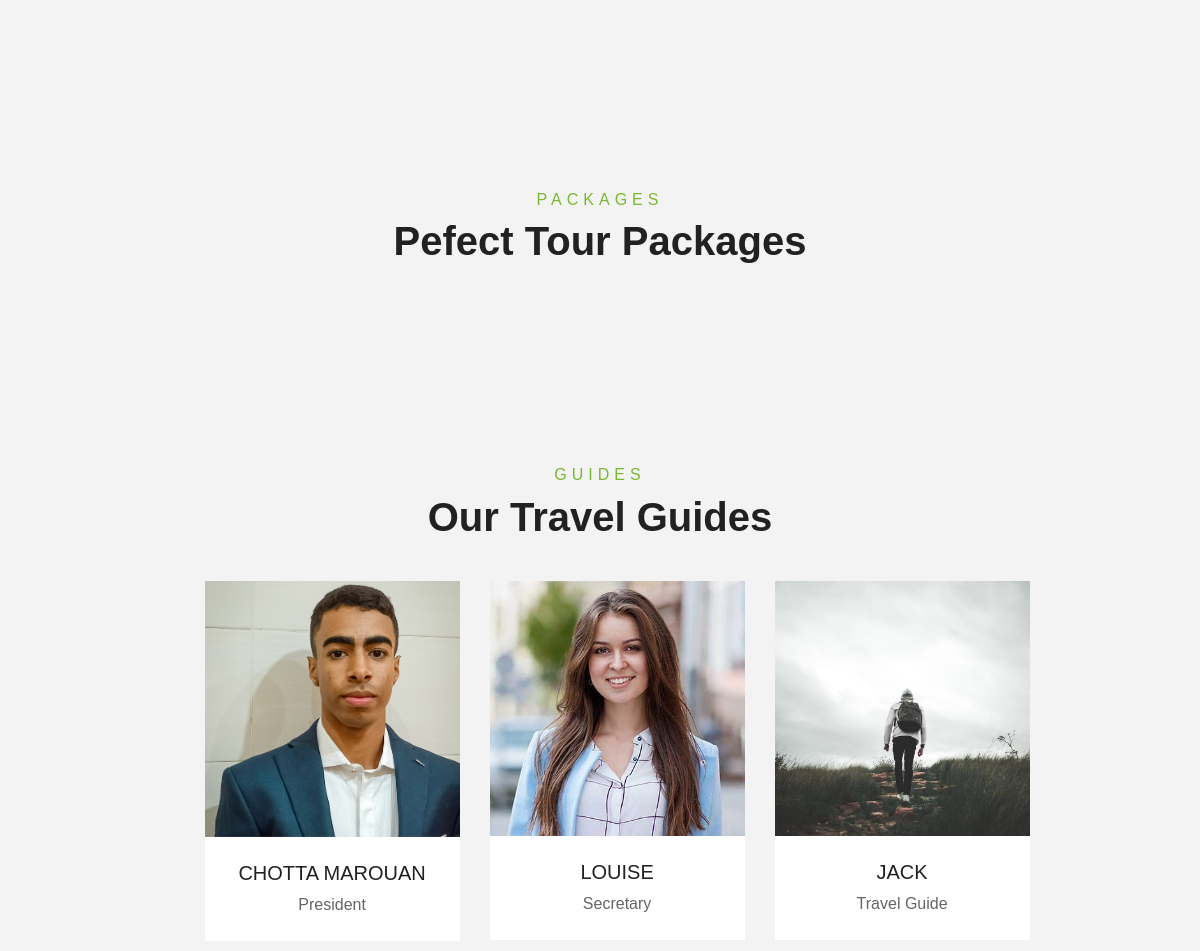
/index.html/ (middle part), run on an earlier commit of the app's database.
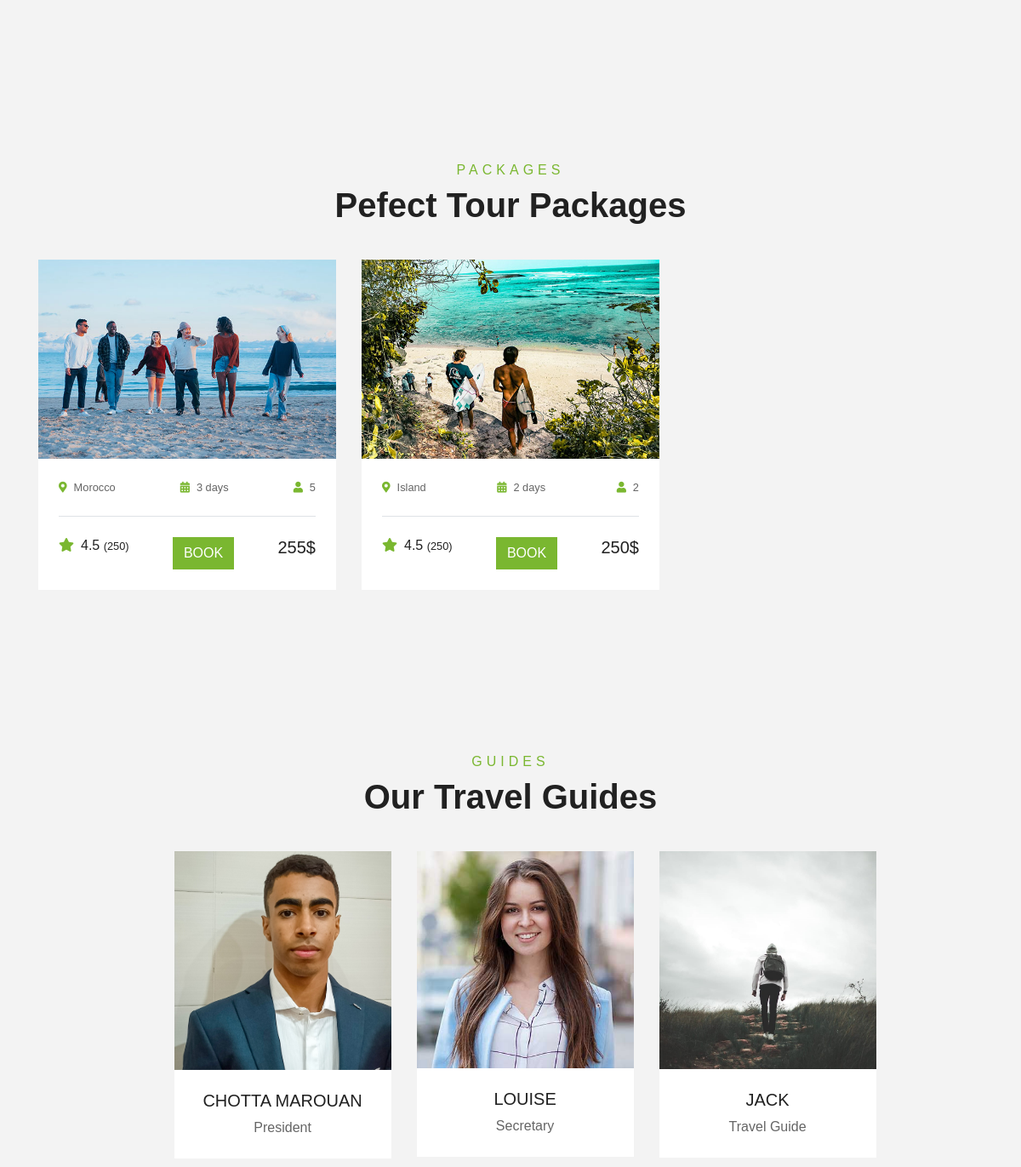
And on a later commit of the database.
### pages/models.py (models this page shows, shortened)
class Package(models.Model):
 country=models.CharField(max_length=50)
 discription=models.CharField(max_length=300,blank=True)
 image=models.CharField(max_length=300,blank=True)
 date = models.CharField(max_length=300,blank=True)
 price=models.IntegerField(default=0)
 personce=models.IntegerField(default=0)
 checked_out= models.CharField(max_length=10,blank=True, default='no')
 type=models.CharField(max_length=10,blank=True,default='PACKAGE')

### pages/views.py (the view)
# urls.py: path('index.html/', views.home, name='home'),
def home(request):
  package = Package.objects.all()
  return render(request,'index.html',{'package':package})

### pages/templates/index.html (shortened to what this page needs)
{% extends 'base.html' %}
{% load static %}
{% block content %}
    <div class="container-fluid py-5">
        <div class="container pt-5 pb-3">
            <div class="row">
                <div class="col-lg-4 col-md-6 mb-4">
                </div>
                <div class="col-lg-4 col-md-6 mb-4">
                </div>
                <div class="col-lg-4 col-md-6 mb-4">
                </div>
            </div>
        </div>
    </div>
    <div class="container-fluid py-5">
        <div class="container pt-5 pb-3">
            <div class="text-center mb-3 pb-3">
                <h6 class="text-primary text-uppercase" style="letter-spacing: 5px;">Packages</h6>
                <h1>Pefect Tour Packages</h1>
            </div>
            <div class="row">
                {% for p in package %}
                <div class="col-lg-4 col-md-6 mb-4">
                    <div class="package-item bg-white mb-2">
                        <img class="img-fluid" src="{% static 'img/' %}{{ p.image }}" alt="">
                        <div class="p-4">
                            <div class="d-flex justify-content-between mb-3">
                                <small class="m-0"><i class="fa fa-map-marker-alt text-primary mr-2"></i>{{p.country}}</small>
                                <small class="m-0"><i class="fa fa-calendar-alt text-primary mr-2"></i>{{p.date}}</small>
                                <small class="m-0"><i class="fa fa-user text-primary mr-2"></i>{{p.personce}}</small>
                            </div>
                            <div class="border-top mt-4 pt-4">
                                <div class="d-flex justify-content-between">
                                    <h6 class="m-0"><i class="fa fa-star text-primary mr-2"></i>4.5 <small>(250)</small></h6>
                                    <a href="#" class="book-link" data-country="{{ p.country }}">
                                        <button type="button" class="btn btn-primary">BOOK</button>
                                    </a>
                                    <h5 class="m-0">{{p.price}}$</h5>
                                </div>
                            </div>
                        </div>
                    </div>
                </div>
               {% endfor %}
            </div>
        </div>
    </div>
    <div class="container-fluid py-5">
        <div class="container pt-5 pb-3">
            <div class="text-center mb-3 pb-3">
                <h6 class="text-primary text-uppercase" style="letter-spacing: 5px;">Guides</h6>
                <h1>Our Travel Guides</h1>
            </div>
            <div class="row">
                <div class="col-lg-3 col-md-4 col-sm-6 pb-2" style="margin-left: 14%;">
                    <div class="team-item bg-white mb-4">
                        <div class="team-img position-relative overflow-hidden">
                            <img class="img-fluid w-100" src="{%static 'img/123.jpg' %}" alt="">
                            <div class="team-social">
                            </div>
                        </div>
                        <div class="text-center py-4">
                            <h5 class="text-truncate">CHOTTA MAROUAN</h5>
                            <p class="m-0">President</p>
                        </div>
                    </div>
                </div>
                <div class="col-lg-3 col-md-4 col-sm-6 pb-2">
                    <div class="team-item bg-white mb-4">
                        <div class="team-img position-relative overflow-hidden">
                            <img class="img-fluid w-100" src="{%static 'img/team-3.jpg' %}" alt="">
                            <div class="team-social">
                            </div>
                        </div>
                        <div class="text-center py-4">
                            <h5 class="text-truncate">LOUISE</h5>
                            <p class="m-0">Secretary</p>
                        </div>
                    </div>
                </div>
                <div class="col-lg-3 col-md-4 col-sm-6 pb-2">
                    <div class="team-item bg-white mb-4">
                        <div class="team-img position-relative overflow-hidden">
                            <img class="img-fluid w-100" src="{%static 'img/ha.jpg' %}" alt="">
                            <div class="team-social">
                            </div>
                        </div>
                        <div class="text-center py-4">
                            <h5 class="text-truncate">JACK</h5>
                            <p class="m-0">Travel Guide</p>
                        </div>
                    </div>
                </div>
            </div>
        </div>
    </div>
{% endblock %}

### pages/templates/base.html (shortened to what this page needs)
{% load static %}
<!DOCTYPE html>
<html>
<head>
     <link href="https://cdnjs.cloudflare.com/ajax/libs/font-awesome/5.10.0/css/all.min.css" rel="stylesheet">
     <link href="{%static 'lib/owlcarousel/assets/owl.carousel.min.css' %}" rel="stylesheet">
     <link href="{%static 'lib/tempusdominus/css/tempusdominus-bootstrap-4.min.css' %}" rel="stylesheet" />
     <link rel="stylesheet" href="{% static 'css/style.css' %}">
</head>
<body>
    {% block content %}{% endblock %}
<link rel="stylesheet" href="https://cdn.jsdelivr.net/npm/sweetalert2@11.0.14/dist/sweetalert2.min.css">
{% load sweetify %}
</body>
</html>

What changed in the data, as far as the page shows it:
added Package: image (picture), country "Morocco", date "3 days", personce "5", price "255"
added Package: image (picture), country "Island", date "2 days", personce "2", price "250"
